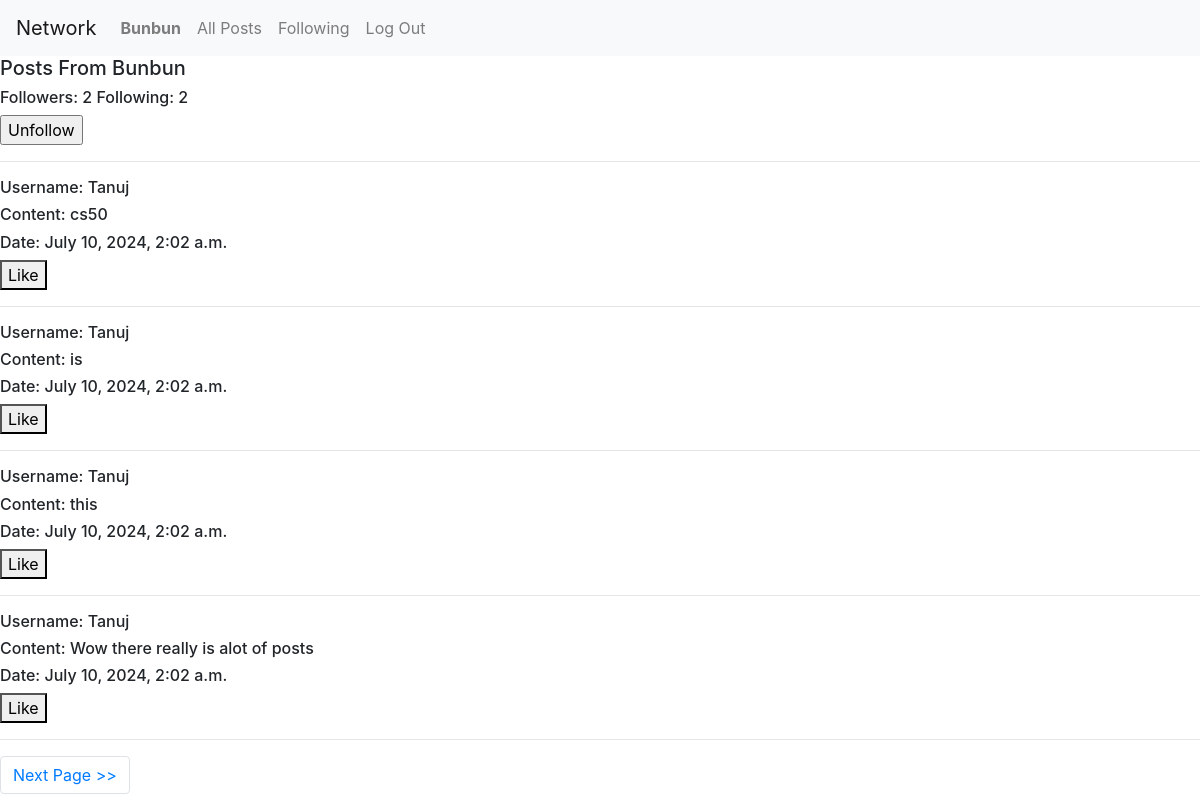
/profile/1 (signed in), run on the app's committed database.
### network/models.py (models this page shows, shortened)
class User(AbstractUser):
    pass

class Creatpost(models.Model):
    postcontent = models.CharField(max_length=500)
    user = models.ForeignKey(User, on_delete=models.CASCADE, related_name="authorofpost")
    datecreated = models.DateTimeField(auto_now_add=True)

### network/views.py (the view)
# urls.py: path("profile/<int:user_id>", views.viewprofile, name="viewprofile"),
def viewprofile(request, user_id):
    user = User.objects.get(pk=user_id)
    totalposts = Creatpost.objects.filter(user=user).order_by("id").reverse()
    followingnum = Follower.objects.filter(user=user)
    followernum = Follower.objects.filter(userfollowers=user)
    try:
        checkfollowers = followernum.filter(user=User.objects.get(pk=request.user.id))
        if len(checkfollowers) != 0:
            isuserfollowing = True
        else:
            isuserfollowing = False
    except:
        isuserfollowing = False
    paginator = Paginator(totalposts, 4)
    pagenum = request.GET.get('postindex')
    pagepost = paginator.get_page(pagenum)
    return render(request, "network/profile.html",{
        "totalposts" : totalposts,
        "pagepost":pagepost,
        "displayname" : user.username,
        "followingnum":followingnum,
        "followernum":followernum,
        "isuserfollowing":isuserfollowing,
        "activeuser": user
    })

### network/templates/network/profile.html (shortened to what this page needs)
{% extends "network/layout.html" %}
{% block body %}
    <h5>Posts From {{user.username}}</h5>
    <h6>Followers: {{followernum.count}} Following: {{followingnum.count}}</h6>
    {% if isuserfollowing  %}
        <form action="{% url 'unfollowuser'  %}" method="POST">
            <input type="submit" value="Unfollow"/>
        </form>
    {% else  %}
        <form action="{% url 'followuser'  %}" method="POST">
            {% csrf_token  %}
            <input type="hidden" name="custfollow" value="{{activeuser}}"/>
            <input type="submit" value="Follow"/>
        </form>
    {% endif %}
    <hr>
    <div>
        {% for post in pagepost %}
            <h6>Username: {{post.user}}</h6>
            <h6>Content: {{post.postcontent}}</h6>
            <h6>Date: {{post.datecreated}}</h6>
            <button>Like</button>
            <br>
            <hr>
        {% endfor  %}
    </div>
    <nav aria-label="Page navigation example">
        <ul class="pagination">
        {% if pagepost.has_next %}
            <li class="page-item"><a class="page-link" href="?postindex={{ pagepost.next_page_number }}">Next Page &gt;&gt;</a></li>
        {% endif %}
        </ul>
      </nav>
{% endblock %}

### network/templates/network/layout.html (shortened to what this page needs)
{% load static %}
<!DOCTYPE html>
<html lang="en">
    <head>
        <link rel="stylesheet" href="https://stackpath.bootstrapcdn.com/bootstrap/4.4.1/css/bootstrap.min.css">
        <link href="{% static 'network/styles.css' %}" rel="stylesheet">
        <link rel="stylesheet" href="https://cdnjs.cloudflare.com/ajax/libs/font-awesome/4.7.0/css/font-awesome.min.css">
    </head>
    <body>
        <nav class="navbar navbar-expand-lg navbar-light bg-light">
            <a class="navbar-brand" href="{% url 'index' %}">Network</a>
            <div>
              <ul class="navbar-nav mr-auto">
                {% if user.is_authenticated %}
                    <li class="nav-item">
                        <a class="nav-link" href="{% url 'viewprofile' user_id=user.id%}"><strong>{{ user.username }}</strong></a>
                    </li>
                {% endif %}
                <li class="nav-item">
                  <a class="nav-link" href="{% url 'index' %}">All Posts</a>
                </li>
                {% if user.is_authenticated %}
                    <li class="nav-item">
                        <a class="nav-link" href="followedusers">Following</a>
                    </li>
                    <li class="nav-item">
                        <a class="nav-link" href="{% url 'logout' %}">Log Out</a>
                    </li>
                {% endif %}
              </ul>
            </div>
          </nav>
        <div class="body">
            {% block body %}
            {% endblock %}
        </div>
    </body>
</html>

### data on the page
User: username "Bunbun"
Creatpost: user "Tanuj", postcontent "cs50", datecreated "July 10, 2024, 2:02 a.m."
Creatpost: user "Tanuj", postcontent "is", datecreated "July 10, 2024, 2:02 a.m."
Creatpost: user "Tanuj", postcontent "this", datecreated "July 10, 2024, 2:02 a.m."
Creatpost: user "Tanuj", postcontent "Wow there really is alot of posts", datecreated "July 10, 2024, 2:02 a.m."

### other printed values
{{ followernum.count }} "2"
{{ followingnum.count }} "2"
